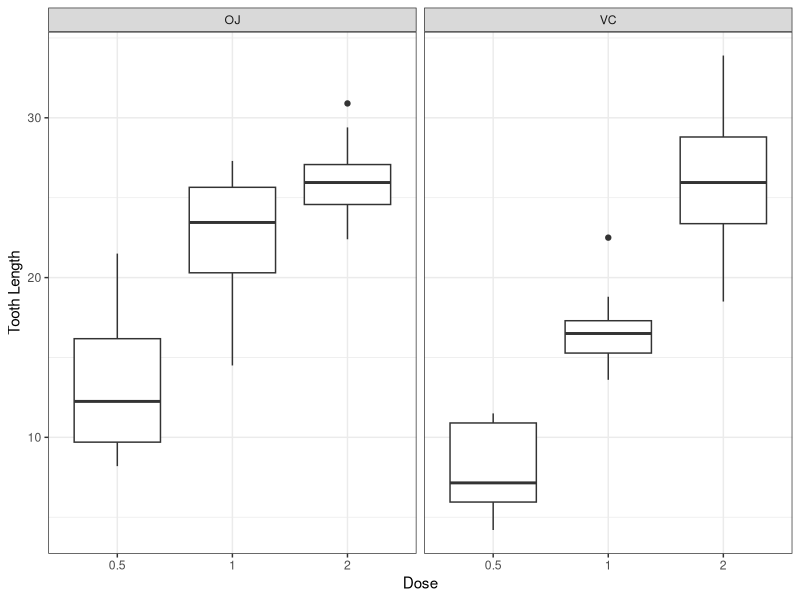

The R source for this figure:
## ---- chunk 1
library(datasets)
#?ToothGrowth
## ---- chunk 2
ToothGrowth$dose_f<-as.factor(ToothGrowth$dose)
table(ToothGrowth$supp,ToothGrowth$dose_f)
## ---- chunk 3
library(ggplot2)
ggplot(ToothGrowth,aes(x=as.factor(dose),y=len))+geom_boxplot()+facet_grid(. ~ supp)+theme_bw()+xlab("Dose")+ylab("Tooth Length")
## ---- chunk 4
summary(ToothGrowth)
## ---- chunk 5
attach(ToothGrowth)
t.test(len ~ supp,data=subset(ToothGrowth,dose==.5),var.equal=F)$p.value
t.test(len ~ supp,data=subset(ToothGrowth,dose==1),var.equal=F)$p.value
t.test(len ~ supp,data=subset(ToothGrowth,dose==2),var.equal=F)$p.value
## ---- chunk 6
t.test(len ~ dose,data=subset(ToothGrowth,supp=="VC" & dose<2),var.equal=F)$p.value
t.test(len ~ dose,data=subset(ToothGrowth,supp=="OJ" & dose<2),var.equal=F)$p.value
t.test(len ~ dose,data=subset(ToothGrowth,supp=="VC" & dose>.5),var.equal=F)$p.value
t.test(len ~ dose,data=subset(ToothGrowth,supp=="OJ" & dose>.5),var.equal=F)$p.value
t.test(len ~ dose,data=subset(ToothGrowth,supp=="VC" & dose!=1),var.equal=F)$p.value
t.test(len ~ dose,data=subset(ToothGrowth,supp=="OJ" & dose!=1),var.equal=F)$p.value
